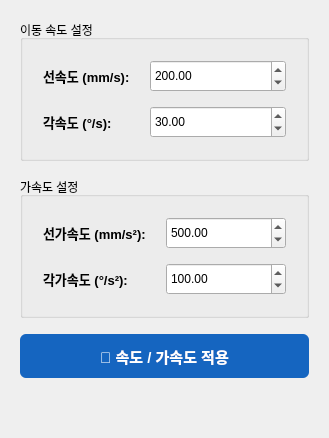
                 <widget class="QWidget" name="tab_motion_speed">
                  <attribute name="title">
                   <string>⚡ 속도 / 가속도</string>
                  </attribute>
                  <layout class="QVBoxLayout" name="vl_motion_speed">
                   <property name="spacing">
                    <number>16</number>
                   </property>
                   <property name="leftMargin">
                    <number>20</number>
                   </property>
                   <property name="topMargin">
                    <number>20</number>
                   </property>
                   <property name="rightMargin">
                    <number>20</number>
                   </property>
                   <property name="bottomMargin">
                    <number>20</number>
                   </property>
                   <item>
                    <widget class="QGroupBox" name="groupBox_speed">
                     <property name="title">
                      <string>이동 속도 설정</string>
                     </property>
                     <layout class="QFormLayout" name="formLayout_speed">
                      <property name="horizontalSpacing">
                       <number>20</number>
                      </property>
                      <property name="verticalSpacing">
                       <number>14</number>
                      </property>
                      <property name="leftMargin">
                       <number>20</number>
                      </property>
                      <property name="topMargin">
                       <number>20</number>
                      </property>
                      <property name="rightMargin">
                       <number>20</number>
                      </property>
                      <property name="bottomMargin">
                       <number>20</number>
                      </property>
                      <item row="0" column="0">
                       <widget class="QLabel" name="lbl_linear_vel">
                        <property name="styleSheet"><string>font-size: 13px; font-weight: bold;</string></property>
                        <property name="text">
                         <string>선속도 (mm/s):</string>
                        </property>
                       </widget>
                      </item>
                      <item row="0" column="1">
                       <widget class="QDoubleSpinBox" name="spin_linear_vel">
                        <property name="minimumSize">
                         <size>
                          <width>120</width>
                          <height>32</height>
                         </size>
                        </property>
                        <property name="minimum">
                         <double>1.000000000000000</double>
                        </property>
                        <property name="maximum">
                         <double>2000.000000000000000</double>
                        </property>
                        <property name="singleStep">
                         <double>10.000000000000000</double>
                        </property>
                        <property name="value">
                         <double>200.000000000000000</double>
                        </property>
                       </widget>
                      </item>
                      <item row="1" column="0">
                       <widget class="QLabel" name="lbl_angular_vel">
                        <property name="styleSheet"><string>font-size: 13px; font-weight: bold;</string></property>
                        <property name="text">
                         <string>각속도 (°/s):</string>
                        </property>
                       </widget>
                      </item>
                      <item row="1" column="1">
                       <widget class="QDoubleSpinBox" name="spin_angular_vel">
                        <property name="minimumSize">
                         <size>
                          <width>120</width>
                          <height>32</height>
                         </size>
                        </property>
                        <property name="minimum">
                         <double>1.000000000000000</double>
                        </property>
                        <property name="maximum">
                         <double>360.000000000000000</double>
                        </property>
                        <property name="singleStep">
                         <double>5.000000000000000</double>
                        </property>
                        <property name="value">
                         <double>30.000000000000000</double>
                        </property>
                       </widget>
                      </item>
                     </layout>
                    </widget>
                   </item>
                   <item>
                    <widget class="QGroupBox" name="groupBox_accel">
                     <property name="title">
                      <string>가속도 설정</string>
                     </property>
                     <layout class="QFormLayout" name="formLayout_accel">
                      <property name="horizontalSpacing">
                       <number>20</number>
                      </property>
                      <property name="verticalSpacing">
                       <number>14</number>
                      </property>
                      <property name="leftMargin">
                       <number>20</number>
                      </property>
                      <property name="topMargin">
                       <number>20</number>
                      </property>
                      <property name="rightMargin">
                       <number>20</number>
                      </property>
                      <property name="bottomMargin">
                       <number>20</number>
                      </property>
                      <item row="0" column="0">
                       <widget class="QLabel" name="lbl_linear_accel">
                        <property name="styleSheet"><string>font-size: 13px; font-weight: bold;</string></property>
                        <property name="text">
                         <string>선가속도 (mm/s²):</string>
                        </property>
                       </widget>
                      </item>
                      <item row="0" column="1">
                       <widget class="QDoubleSpinBox" name="spin_linear_accel">
                        <property name="minimumSize">
                         <size>
                          <width>120</width>
                          <height>32</height>
                         </size>
                        </property>
                        <property name="minimum">
                         <double>1.000000000000000</double>
                        </property>
                        <property name="maximum">
                         <double>5000.000000000000000</double>
                        </property>
                        <property name="singleStep">
                         <double>50.000000000000000</double>
                        </property>
                        <property name="value">
                         <double>500.000000000000000</double>
                        </property>
                       </widget>
                      </item>
                      <item row="1" column="0">
                       <widget class="QLabel" name="lbl_angular_accel">
                        <property name="styleSheet"><string>font-size: 13px; font-weight: bold;</string></property>
                        <property name="text">
                         <string>각가속도 (°/s²):</string>
                        </property>
                       </widget>
                      </item>
                      <item row="1" column="1">
                       <widget class="QDoubleSpinBox" name="spin_angular_accel">
                        <property name="minimumSize">
                         <size>
                          <width>120</width>
                          <height>32</height>
                         </size>
                        </property>
                        <property name="minimum">
                         <double>1.000000000000000</double>
                        </property>
                        <property name="maximum">
                         <double>1000.000000000000000</double>
                        </property>
                        <property name="singleStep">
                         <double>10.000000000000000</double>
                        </property>
                        <property name="value">
                         <double>100.000000000000000</double>
                        </property>
                       </widget>
                      </item>
                     </layout>
                    </widget>
                   </item>
                   <item>
                    <widget class="QPushButton" name="btn_apply_speed">
                     <property name="minimumSize">
                      <size>
                       <width>0</width>
                       <height>44</height>
                      </size>
                     </property>
                     <property name="styleSheet">
                      <string>background-color: #1565C0; color: white; font-size: 15px; font-weight: bold; border-radius: 6px;</string>
                     </property>
                     <property name="text">
                      <string>💾 속도 / 가속도 적용</string>
                     </property>
                    </widget>
                   </item>
                   <item>
                    <spacer name="spacer_speed_bottom">
                     <property name="orientation">
                      <enum>Qt::Vertical</enum>
                     </property>
                     <property name="sizeHint" stdset="0">
                      <size>
                       <width>20</width>
                       <height>40</height>
                      </size>
                     </property>
                    </spacer>
                   </item>
                  </layout>
                 </widget>
